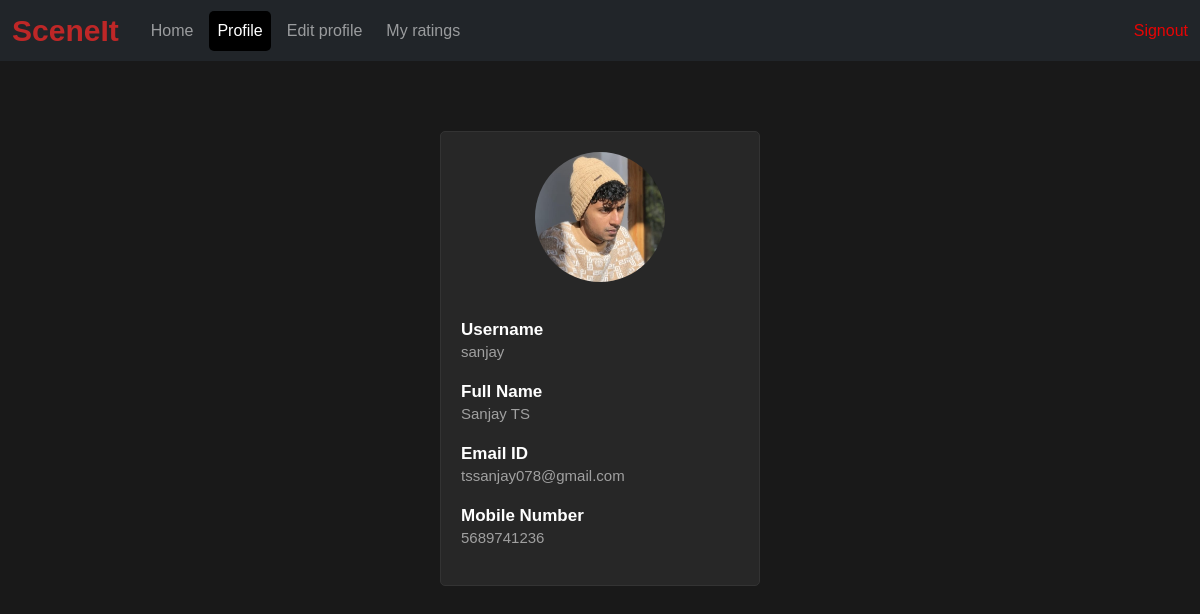
The page /user_profile (signed in) on the database as committed earlier.
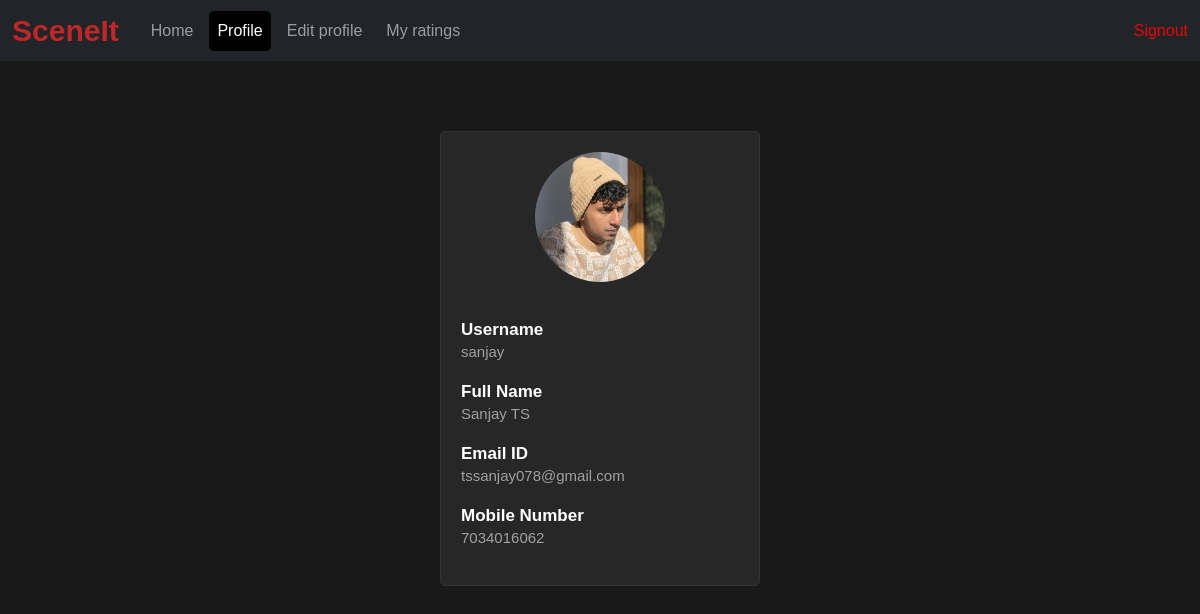
The same page on the database as committed later.
### users/models.py (models this page shows)
class UserInfo(AbstractUser):
    fullname=models.CharField(max_length=100)
    mobile_number=models.CharField(max_length=10)
    dp=models.FileField(null=True,blank=True,default='default_images/default_dp2.jpeg')

### users/views.py (the view)
# urls.py: path('user_profile',views.user_profile,name='user_profile'),
def user_profile(request):
    try:
        data=request.user
        return render(request,'user_profile.html',{'data':data})
    except UserInfo.DoesNotExist:
        return redirect(user_home_page)
    except:
        return redirect(user_home_page)

### users/templates/user_profile.html (shortened to what this page needs)
<!DOCTYPE html>
{% load static %}
<html lang="en">
<head>
    <link href="https://cdn.jsdelivr.net/npm/bootstrap@5.3.3/dist/css/bootstrap.min.css" rel="stylesheet">
</head>
<body>
 <nav class="navbar navbar-expand-lg bg-dark navbar-dark">
  <div class="container-fluid">
        <span class="title me-4"><strong>SceneIt</strong></span>
    <div class="collapse navbar-collapse" id="navbarSupportedContent">
      <ul class="navbar-nav me-auto mb-2 mb-lg-0">
        <li class="nav-item me-2">
            <a class="nav-link" href="{% url 'user_home_page' %}">Home</a>
        </li>
        <li class="nav-item me-2">
          <a class="nav-link" href="{% url 'user_profile' %}">Profile</a>
        </li>
        <li class="nav-item me-2">
          <a class="nav-link" href="{% url 'edit_user_profile' %}">Edit profile</a>
        </li>
        <li class="nav-item me-2">
          <a class="nav-link" href="">My ratings</a>
        </li>
      </ul>
      <a class="nav-link1" href="{% url 'signout' %}" role="button" aria-expanded="false">Signout</a>
    </div>
  </div>
</nav>
{% block content %}
<div class="info">
  <img src="{{ request.user.dp.url }}" alt="dp">
  <div class="field">
    <p class="label">Username</p>
    <p class="value">{{ request.user.username }}</p>
  </div>
  <div class="field">
    <p class="label">Full Name</p>
    <p class="value">{{ request.user.fullname }}</p>
  </div>
  <div class="field">
    <p class="label">Email ID</p>
    <p class="value">{{ request.user.email }}</p>
  </div>
  <div class="field">
    <p class="label">Mobile Number</p>
    <p class="value">{{ request.user.mobile_number }}</p>
  </div>
</div>
{% endblock %}
</body>
</html>

### users/templates/user_profile.html (style rules this page uses)
body { background-color: rgba(0, 0, 0, 0.9); color: white; font-family: Arial, sans-serif; }
.nav-link.active { background-color: black; color: white; border-radius: 5px; }
.title { color: rgb(190, 39, 39); font-size: 30px; font-family: Impact, Haettenschweiler, 'Arial Narrow Bold', sans-serif; }
.nav-link1 { color: rgb(232, 4, 4); text-decoration: none; }
.info { max-width: 320px; margin: 70px auto; padding: 20px; border: 1px solid #333; border-radius: 5px; background-color: rgba(255, 255, 255, 0.06); text-align: center; }
.info img { width: 130px; height: 130px; border-radius: 50%; object-fit: cover; margin-bottom: 20px; }
.info .field { margin-bottom: 15px; text-align: start; margin-top: 15px; }
.info .label { font-weight: bold; font-size: 17px; margin-bottom: 3px; }
.info .value { font-size: 15px; color: rgb(160, 160, 160); margin-top: -5px; }

Rows that differ between the two databases and show on the page:
changed UserInfo "sanjay": user.mobile_number "5689741236" → "7034016062"
